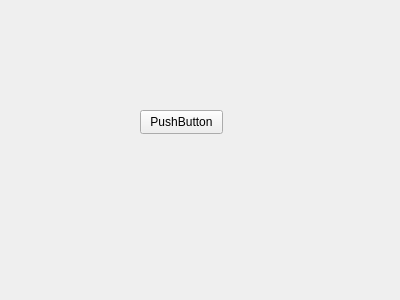
<?xml version="1.0" encoding="UTF-8"?>
<ui version="4.0">
 <class>QFrameWorkView</class>
 <widget class="QWidget" name="QFrameWorkView">
  <property name="geometry">
   <rect>
    <x>0</x>
    <y>0</y>
    <width>400</width>
    <height>300</height>
   </rect>
  </property>
  <property name="windowTitle">
   <string>Form</string>
  </property>
  <widget class="QPushButton" name="pushButton">
   <property name="geometry">
    <rect>
     <x>140</x>
     <y>110</y>
     <width>83</width>
     <height>24</height>
    </rect>
   </property>
   <property name="text">
    <string>PushButton</string>
   </property>
  </widget>
 </widget>
 <resources/>
 <connections/>
</ui>
